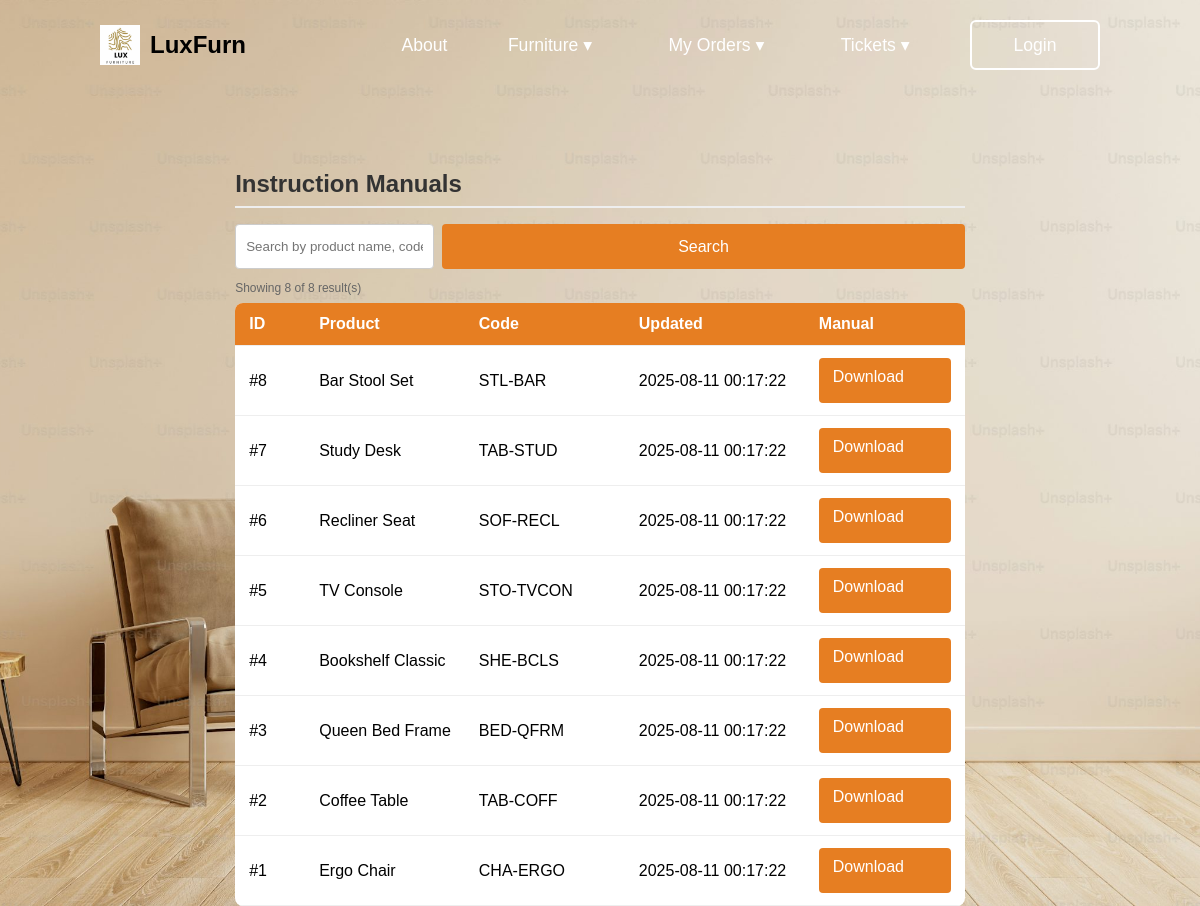
The page /Src/Boundary/Customer/CustomerInstructionManualUI.php on the database its author committed.
### tables this page shows
CREATE TABLE `instruction_manuals` (
  `manualID` int(11) NOT NULL,
  `product_name` varchar(150) NOT NULL,
  `product_code` varchar(80) DEFAULT NULL,
  `keywords` text DEFAULT NULL,
  `manual_url` varchar(255) NOT NULL,
  `updated_at` datetime NOT NULL DEFAULT current_timestamp() ON UPDATE current_timestamp()
);

### Src/Entities/Instruction_Manuals.php (called while the page is built, shortened)
<?php
require_once dirname(__DIR__) . '/db_connect.php';
class instruction_manuals
{
    public static function search(string $q = '', int $page = 1, int $perPage = 10): array
    {
        global $conn;
        $q = trim($q);
        $offset = max(0, ($page - 1) * $perPage);
        $where = '';
        $params = [];
        $types  = '';
        $sqlCount = "SELECT COUNT(*) AS total FROM instruction_manuals $where";
        $stmt = $conn->prepare($sqlCount);
        $stmt->execute();
        $total = 0;
        $stmt->bind_result($total);
        $sql = "SELECT manualID, product_name, product_code, manual_url, updated_at
                FROM instruction_manuals
                $where
                ORDER BY updated_at DESC
                LIMIT ? OFFSET ?";
        $stmt = $conn->prepare($sql);
        if ($types) {
            $stmt->bind_param($types . 'ii', ...array_merge($params, [$perPage, $offset]));
        } else {
            $stmt->bind_param('ii', $perPage, $offset);
        }
        $stmt->execute();
        $rows = $stmt->get_result()->fetch_all(MYSQLI_ASSOC);
        return [$rows, (int)$total];
    }
}

### Src/Controllers/Customer/CustomerInstructionManualCtrl.php (called while the page is built)
<?php
require_once dirname(__DIR__,2) . '/Entities/Instruction_Manuals.php';
class CustomerInstructionManualCtrl
{
    public function list(string $q = '', int $page = 1, int $perPage = 10): array
    {
        return instruction_manuals::search($q, $page, $perPage);
    }
}

### Src/Boundary/Customer/CustomerInstructionManualUI.php (the view, shortened to what this page needs)
<?php
require_once '../../header.php';
require_once dirname(__DIR__,2) . '../Controllers/Customer/CustomerInstructionManualCtrl.php';
$q       = trim($_GET['q'] ?? '');
$page    = max(1, (int)($_GET['page'] ?? 1));
$perPage = 10;
$ctrl = new CustomerInstructionManualCtrl();
[$rows, $total] = $ctrl->list($q, $page, $perPage);
?>
<!DOCTYPE html>
<html lang="en">
<head>
  <link rel="stylesheet" href="../../CSS/style.css">
</head>
<body>
<div class="page">
  <h1 class="title">Instruction Manuals</h1>
  <form class="search" method="get" action="">
    <input type="text" name="q" value="<?= htmlspecialchars($q) ?>" placeholder="Search by product name, code, or keyword">
    <button class="btn" type="submit">Search</button>
  </form>
  <div style="color:#666; font-size:12px; margin-bottom:8px;">
    Showing <?= count($rows) ?> of <?= (int)$total ?> result(s)
  </div>
  <table>
    <thead>
      <tr>
        <th style="width:70px;">ID</th>
        <th>Product</th>
        <th style="width:160px;">Code</th>
        <th style="width:180px;">Updated</th>
        <th style="width:160px;">Manual</th>
      </tr>
    </thead>
    <tbody>
      <?php if (!$rows): ?>
        <tr><td colspan="5" style="text-align:center;color:#666;">No manuals found.</td></tr>
      <?php else: foreach ($rows as $r): ?>
        <tr>
          <td>#<?= (int)$r['manualID'] ?></td>
          <td><?= htmlspecialchars($r['product_name']) ?></td>
          <td><?= htmlspecialchars($r['product_code'] ?? '') ?></td>
          <td><?= htmlspecialchars($r['updated_at']) ?></td>
          <td>
                <a class="btn"
                href="/FYP-25-S2-34-Chatbot/Src/assets/manuals/<?= rawurlencode(basename($r['manual_url'])) ?>"
                target="_blank"
                rel="noopener">
                Download
                </a>
          </td>
        </tr>
      <?php endforeach; endif; ?>
    </tbody>
  </table>
</div>
</body>
</html>

### Src/CSS/style.css (style rules this page uses)
html, * { margin: 0; padding: 0; box-sizing: border-box; font-family: 'Poppins', sans-serif; }
body { display: flex; flex-direction: column; justify-content: center; align-items: center; min-height: -50px; background: url(../img/L.jpg) no-repeat center center; background-size: cover; background-attachment: fixed; margin: 0; padding: 0; }
.btn { width: 100%; height: 45px; background: black; border:none; outline:none; border-radius: 6px; cursor: pointer; font-size:1em; color:white; font-weight: 500; text-decoration: none; display: flex; justify-content: center; align-items: center; }

### Src/Boundary/Customer/CustomerInstructionManualUI.php (style rules this page uses)
.page { margin-top: 140px; max-width: 1200px; padding: 0 20px; margin-left: auto; margin-right: auto; }
.title { font-size: 24px; margin: 30px 0 16px; border-bottom: 2px solid #eee; padding-bottom: 8px; color: #333; }
.search { display: flex; gap: 8px; margin-bottom: 12px; }
.search input { flex: 1; padding: 10px; border: 1px solid #ccc; border-radius: 4px; }
.btn { padding: 10px 14px; border: none; border-radius: 4px; background: #e67e22; color: #fff; cursor: pointer; text-decoration: none; display: inline-block; }
table { width: 100%; border-collapse: collapse; background: #fff; border-radius: 8px; overflow: hidden; }
th,td { padding: 12px 14px; border-bottom: 1px solid #eee; text-align: left; }
th { background: #e67e22; color: #fff; }

### rows shown on the page
instruction_manuals: manualID "8", product_name "Bar Stool Set", product_code "STL-BAR", updated_at "2025-08-11 00:17:22"
instruction_manuals: manualID "7", product_name "Study Desk", product_code "TAB-STUD", updated_at "2025-08-11 00:17:22"
instruction_manuals: manualID "6", product_name "Recliner Seat", product_code "SOF-RECL", updated_at "2025-08-11 00:17:22"
instruction_manuals: manualID "5", product_name "TV Console", product_code "STO-TVCON", updated_at "2025-08-11 00:17:22"
instruction_manuals: manualID "4", product_name "Bookshelf Classic", product_code "SHE-BCLS", updated_at "2025-08-11 00:17:22"
instruction_manuals: manualID "3", product_name "Queen Bed Frame", product_code "BED-QFRM", updated_at "2025-08-11 00:17:22"
instruction_manuals: manualID "2", product_name "Coffee Table", product_code "TAB-COFF", updated_at "2025-08-11 00:17:22"
instruction_manuals: manualID "1", product_name "Ergo Chair", product_code "CHA-ERGO", updated_at "2025-08-11 00:17:22"

### other values the page prints
count($rows) "8"
$total "8"
